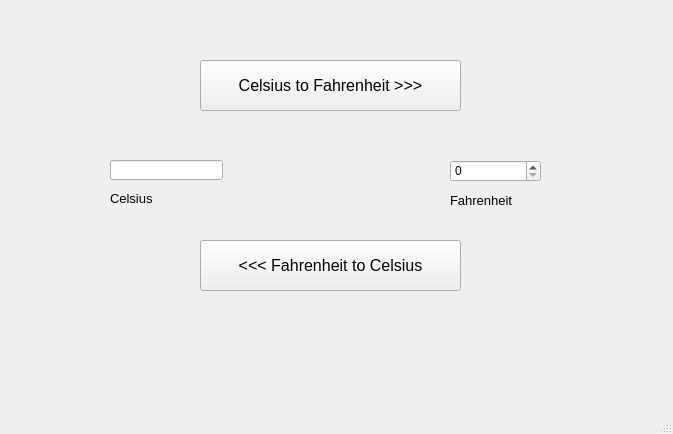
<?xml version="1.0" encoding="UTF-8"?>
<ui version="4.0">
 <class>MainWindow</class>
 <widget class="QMainWindow" name="MainWindow">
  <property name="geometry">
   <rect>
    <x>0</x>
    <y>0</y>
    <width>673</width>
    <height>434</height>
   </rect>
  </property>
  <property name="windowTitle">
   <string>MainWindow</string>
  </property>
  <widget class="QWidget" name="centralwidget">
   <widget class="QLineEdit" name="editCel">
    <property name="geometry">
     <rect>
      <x>110</x>
      <y>160</y>
      <width>113</width>
      <height>20</height>
     </rect>
    </property>
   </widget>
   <widget class="QSpinBox" name="spinFahr">
    <property name="geometry">
     <rect>
      <x>450</x>
      <y>160</y>
      <width>91</width>
      <height>22</height>
     </rect>
    </property>
   </widget>
   <widget class="QPushButton" name="btn_FtoC">
    <property name="geometry">
     <rect>
      <x>200</x>
      <y>240</y>
      <width>261</width>
      <height>51</height>
     </rect>
    </property>
    <property name="font">
     <font>
      <pointsize>12</pointsize>
     </font>
    </property>
    <property name="text">
     <string>&lt;&lt;&lt; Fahrenheit to Celsius</string>
    </property>
   </widget>
   <widget class="QPushButton" name="btn_CtoF">
    <property name="geometry">
     <rect>
      <x>200</x>
      <y>60</y>
      <width>261</width>
      <height>51</height>
     </rect>
    </property>
    <property name="font">
     <font>
      <pointsize>12</pointsize>
     </font>
    </property>
    <property name="text">
     <string>Celsius to Fahrenheit &gt;&gt;&gt;</string>
    </property>
   </widget>
   <widget class="QLabel" name="label">
    <property name="geometry">
     <rect>
      <x>110</x>
      <y>190</y>
      <width>61</width>
      <height>16</height>
     </rect>
    </property>
    <property name="font">
     <font>
      <pointsize>10</pointsize>
     </font>
    </property>
    <property name="text">
     <string>Celsius</string>
    </property>
   </widget>
   <widget class="QLabel" name="label_2">
    <property name="geometry">
     <rect>
      <x>450</x>
      <y>190</y>
      <width>111</width>
      <height>21</height>
     </rect>
    </property>
    <property name="font">
     <font>
      <pointsize>10</pointsize>
     </font>
    </property>
    <property name="text">
     <string>Fahrenheit</string>
    </property>
   </widget>
  </widget>
  <widget class="QMenuBar" name="menubar">
   <property name="geometry">
    <rect>
     <x>0</x>
     <y>0</y>
     <width>673</width>
     <height>21</height>
    </rect>
   </property>
  </widget>
  <widget class="QStatusBar" name="statusbar"/>
  <action name="actionExit">
   <property name="text">
    <string>E&amp;xit</string>
   </property>
  </action>
  <action name="action_CtoF">
   <property name="text">
    <string>&amp;C to F</string>
   </property>
  </action>
  <action name="action_FtoC">
   <property name="text">
    <string>&amp;F to C</string>
   </property>
  </action>
 </widget>
 <resources/>
 <connections/>
</ui>
